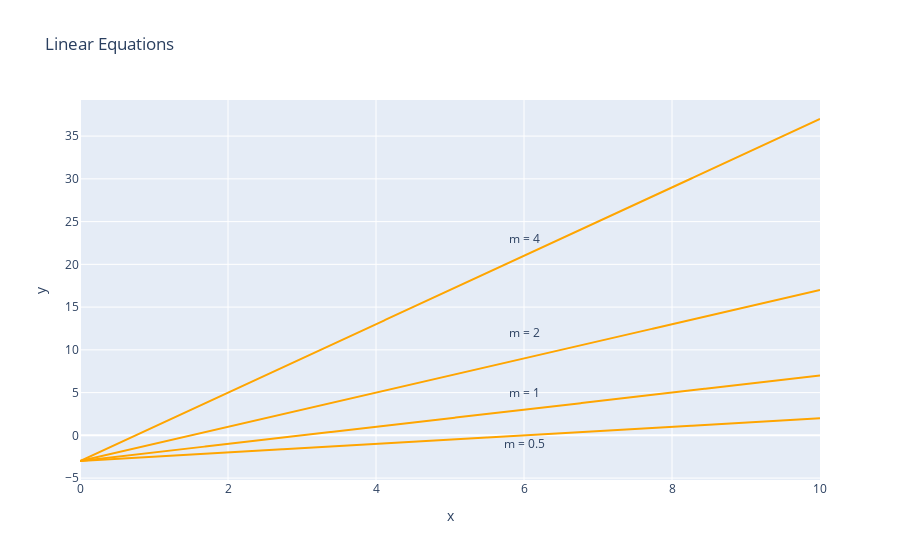

The cell this chart's notebook holds for it:
### Markdown cell above
# Calculus

### Learning Objectives:
- [The Meaning Of Calculus](#The-Meaning-Of-Calculus)
- [Chain Rule](#Chain-Rule)
- [Partial Differentiation](#Partial-Differentiation)


# The Meaning Of Calculus

In short, __calculus__ is the study of change. More specifically, in the field of calculus, we concern ourselves with the question: "How does a quantity X change with respect to some quantity Y?". Before diving into calculus, we will go over __linear equations or functions__ , which are equations that describe straight lines. These equations are given in the general form of:

$$ y = f(x) = mx + c$$

Where, y is the __output__, x is the __input__, c is the __y-intercept__ and m is __slope or gradient__.

$f(x)$ denotes a __function__ of x, which just means a quantity that is affected by the input, x. With different combinations of the parameters m and c we can describe any straight line on the 2-D plane. However, our main reason for covering this equation is the slope, m. Consider the 4 examples plotted below:

$$(1) \; y_{A} = 0.5x - 3$$
$$(2) \; y_{B} = x - 3$$
$$(3) \; y_{C} = 2x - 3$$
$$(4) \; y_{D} = 4x - 3$$

### Code cell
import numpy as np
import plotly.graph_objects as go

x_vals = np.linspace(0, 10, 1000)
m = [0.5, 1, 2, 4]
c = -3

fig = go.Figure(data=[go.Scatter(
    x=x_vals, 
    y=(m[0]*x_vals + c),
    marker_color = "orange"
#     mode='markers',
#     marker=dict(size=[50,50,25,25]),
#     marker_color="orange")
)])

fig.update_layout(
    title="Linear Equations",
    xaxis_title="x",
    yaxis_title="y",
)
fig.add_trace(go.Scatter(x=x_vals, y=m[1]*x_vals + c,marker_color="orange"))
fig.add_trace(go.Scatter(x=x_vals, y=m[2]*x_vals + c,marker_color="orange"))
fig.add_trace(go.Scatter(x=x_vals, y=m[3]*x_vals + c,marker_color="orange"))
# adding annotations
fig.add_annotation(
            x=6,
            y=23,
            text="m = 4")
fig.add_annotation(
            x=6,
            y=12,
            text="m = 2")
fig.add_annotation(
            x=6,
            y=5,
            text="m = 1")
fig.add_annotation(
            x=6,
            y=-1,
            text="m = 0.5")
fig.update_annotations(dict(
            xref="x",
            yref="y",
            showarrow=False,
            ax=0,
            ay=-40
))

fig.update_layout(showlegend=False)
fig.show()

### Figure 1 — Plotly figure (JSON) as saved in the notebook; plotly's stock layout.template omitted (floating-point values rounded to 4 significant figures; data arrays with more than 128 entries replaced by an {"elided": "..."} marker saying what was removed)
{"data": [{"marker": {"color": "orange"}, "type": "scatter", "x": {"elided": "1000 float values"}, "y": {"elided": "1000 float values"}}, {"marker": {"color": "orange"}, "type": "scatter", "x": {"elided": "1000 float values"}, "y": {"elided": "1000 float values"}}, {"marker": {"color": "orange"}, "type": "scatter", "x": {"elided": "1000 float values"}, "y": {"elided": "1000 float values"}}, {"marker": {"color": "orange"}, "type": "scatter", "x": {"elided": "1000 float values"}, "y": {"elided": "1000 float values"}}], "layout": {"annotations": [{"ax": 0, "ay": -40, "showarrow": false, "text": "m = 4", "x": 6, "xref": "x", "y": 23, "yref": "y"}, {"ax": 0, "ay": -40, "showarrow": false, "text": "m = 2", "x": 6, "xref": "x", "y": 12, "yref": "y"}, {"ax": 0, "ay": -40, "showarrow": false, "text": "m = 1", "x": 6, "xref": "x", "y": 5, "yref": "y"}, {"ax": 0, "ay": -40, "showarrow": false, "text": "m = 0.5", "x": 6, "xref": "x", "y": -1, "yref": "y"}], "showlegend": false, "title": {"text": "Linear Equations"}, "xaxis": {"title": {"text": "x"}}, "yaxis": {"title": {"text": "y"}}}}
